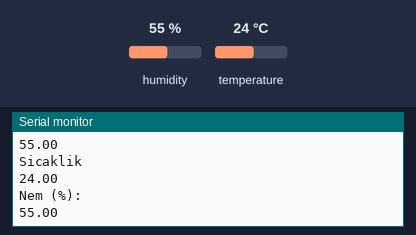
A sketch run on a simulated Arduino Uno, built with avr-gcc and run on an emulated ATmega328P. Shown: the last lines printed to the serial monitor. The test bench sets the inputs (shaded band); at power-on: humidity 55 %, temperature 24 °C.

Above: at 2.8 s.
2.9 s: humidity set to 22 %
At 5.0 s:
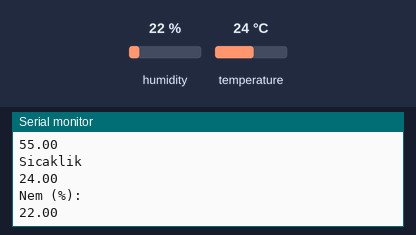
5.6 s: temperature set to 12 °C
At 7.4 s:
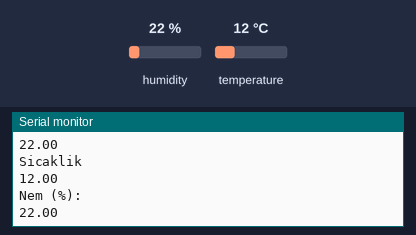
8.3 s: humidity set to 40 %
At 11.0 s:
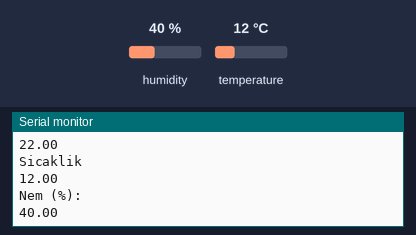
Timing chart, 0 to 12.5 s (numbered marks = the images above; inputs shaded):
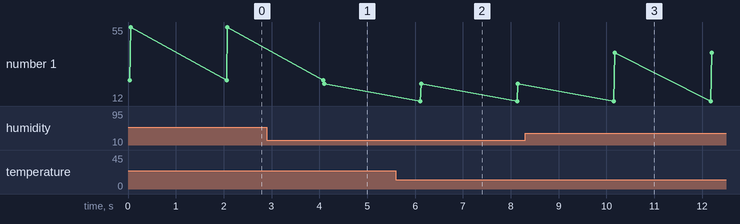

The sketch:

S_cakl_k_Nem_Sensor.ino
```cpp
#include <dht11.h> // dht11 kütüphanesini ekliyoruz.
int DHT11PIN = 2; // DHT11PIN olarak Dijital 2"yi belirliyoruz.
dht11 DHT11; // dht11 nesnesine isim veriyoruz

void setup() {
  Serial.begin(9600);  // serial monitoru başlattık

}

void loop() {
  int chk = DHT11.read(DHT11PIN); // dht11 degerini okuttuk

  // Sicaklık degerini yazdırdık
  Serial.println("Sicaklik ");
  Serial.println((float)DHT11.temperature, 2);

  // nem degerini yazdırdık
  Serial.println("Nem (%): ");
  Serial.println((float)DHT11.humidity, 2);

  delay(2000);

}
```

Measured:
- after the input at 2.9 s, the serial monitor: prints a new line after 1.2 s (image 1)
- after the input at 5.6 s, the serial monitor: prints a new line after 0.51 s (image 2)
- after the input at 8.3 s, the serial monitor: prints a new line after 1.9 s (image 3)
- plotted number 1: 55 → 22 after the input at 2.9 s, 22 → 40 after the input at 8.3 s
